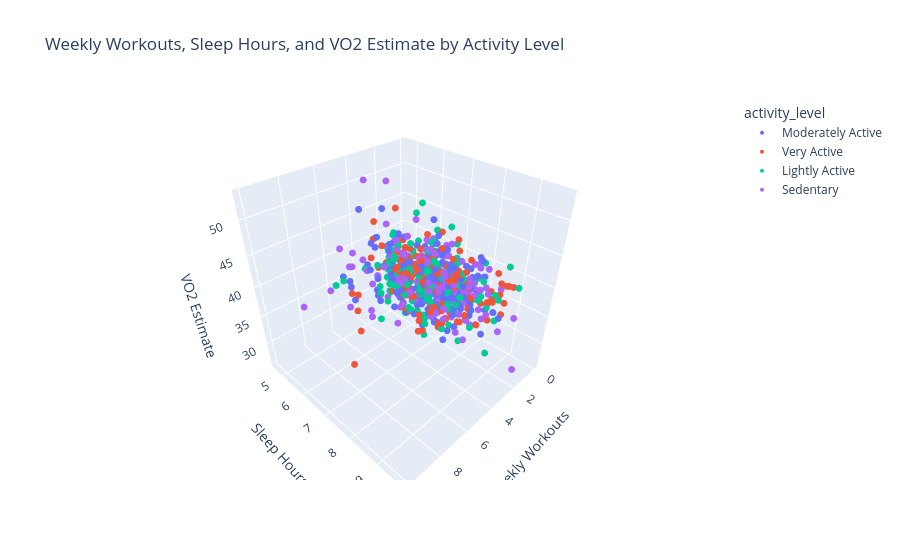

This figure's notebook cell:
### Markdown cell above
### Explore relationships between three variables using a 3D scatter plot
Create a 3D scatter plot to visualize relationships between three numerical variables simultaneously. This allows you to understand complex relationships that might not be apparent in 2D plots. Here we explore how weekly workouts, sleep hours, and VO2 estimates relate to each other, colored by activity level.

### Code cell
# ============================================================
# Student exercise: 3D scatter plot of weekly workouts vs sleep hours vs VO2 estimate
#
# Instruction:
# Create an interactive 3D scatter plot using Plotly to visualize relationships between weekly_workouts, 
# sleep_hours, and vo2_estimate, colored by activity_level.
# Plotly allows you to interact with the plot - zoom, pan, and rotate in 3D space.
# Be sure to add a title and label the axes.
# ============================================================
# Step: import plotly.express as px
import plotly.express as px

# Step: prepare the data by selecting relevant columns and removing missing values
subset = df[['weekly_workouts', 'sleep_hours', 'vo2_estimate', 'activity_level']].dropna()

# Step: create the interactive 3D scatter plot with title and axis labels
fig = px.scatter_3d(subset, x='weekly_workouts', y='sleep_hours', z='vo2_estimate',
                    color='activity_level',
                    labels={'weekly_workouts': 'Weekly Workouts', 'sleep_hours': 'Sleep Hours', 'vo2_estimate': 'VO2 Estimate'},
                    title='Weekly Workouts, Sleep Hours, and VO2 Estimate by Activity Level')

# Step: adjust marker size for better visibility
fig.update_traces(marker=dict(size=4))

# Step: display the interactive plot
fig.show()

### Figure 1 — Plotly figure (JSON) as saved in the notebook; plotly's stock layout.template omitted (floating-point values rounded to 4 significant figures; data arrays with more than 128 entries replaced by an {"elided": "..."} marker saying what was removed)
{"data": [{"hovertemplate": "activity_level=Moderately Active<br>Weekly Workouts=%{x}<br>Sleep Hours=%{y}<br>VO2 Estimate=%{z}<extra></extra>", "legendgroup": "Moderately Active", "marker": {"color": "#636efa", "size": 4, "symbol": "circle"}, "mode": "markers", "name": "Moderately Active", "scene": "scene", "showlegend": true, "type": "scatter3d", "x": {"elided": "184 int values"}, "y": {"elided": "184 float values"}, "z": {"elided": "184 float values"}}, {"hovertemplate": "activity_level=Very Active<br>Weekly Workouts=%{x}<br>Sleep Hours=%{y}<br>VO2 Estimate=%{z}<extra></extra>", "legendgroup": "Very Active", "marker": {"color": "#EF553B", "size": 4, "symbol": "circle"}, "mode": "markers", "name": "Very Active", "scene": "scene", "showlegend": true, "type": "scatter3d", "x": {"elided": "163 int values"}, "y": {"elided": "163 float values"}, "z": {"elided": "163 float values"}}, {"hovertemplate": "activity_level=Lightly Active<br>Weekly Workouts=%{x}<br>Sleep Hours=%{y}<br>VO2 Estimate=%{z}<extra></extra>", "legendgroup": "Lightly Active", "marker": {"color": "#00cc96", "size": 4, "symbol": "circle"}, "mode": "markers", "name": "Lightly Active", "scene": "scene", "showlegend": true, "type": "scatter3d", "x": {"elided": "172 int values"}, "y": {"elided": "172 float values"}, "z": {"elided": "172 float values"}}, {"hovertemplate": "activity_level=Sedentary<br>Weekly Workouts=%{x}<br>Sleep Hours=%{y}<br>VO2 Estimate=%{z}<extra></extra>", "legendgroup": "Sedentary", "marker": {"color": "#ab63fa", "size": 4, "symbol": "circle"}, "mode": "markers", "name": "Sedentary", "scene": "scene", "showlegend": true, "type": "scatter3d", "x": {"elided": "181 int values"}, "y": {"elided": "181 float values"}, "z": {"elided": "181 float values"}}], "layout": {"legend": {"title": {"text": "activity_level"}, "tracegroupgap": 0}, "scene": {"domain": {"x": [0, 1], "y": [0, 1]}, "xaxis": {"title": {"text": "Weekly Workouts"}}, "yaxis": {"title": {"text": "Sleep Hours"}}, "zaxis": {"title": {"text": "VO2 Estimate"}}}, "title": {"text": "Weekly Workouts, Sleep Hours, and VO2 Estimate by Activity Level"}}}
